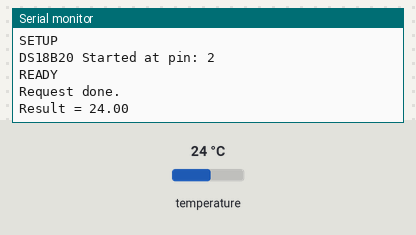
Recording of a sketch running on a simulated Arduino Uno, built with avr-gcc and run on an emulated ATmega328P. On the bench: the last lines printed to the serial monitor. The test bench sets the inputs (shaded band); at power-on: temperature 24 °C. No radio packets arrive unless stated.

Above: at 1.3 s.
1.4 s: temperature set to 12 °C
At 2.1 s:
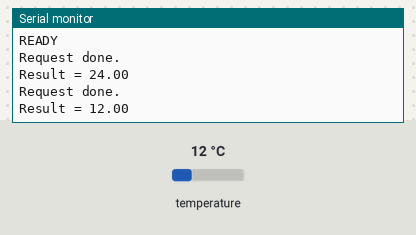
2.9 s: temperature set to 19 °C
At 3.8 s:
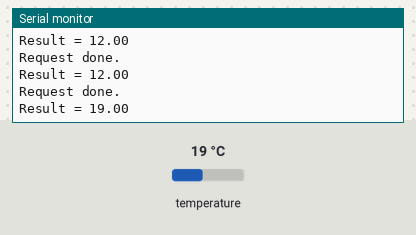
Timing chart, 0 to 5.9 s (numbered marks = the images above; inputs shaded):
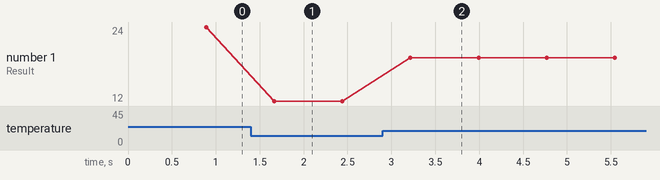

Measured:
- after the input at 1.4 s, the serial monitor: prints a new line after 0.27 s (image 1)
- after the input at 2.9 s, the serial monitor: prints a new line after 0.32 s (image 2)
- plotted number 1: 24 → 12 after the input at 1.4 s, 12 → 19 after the input at 2.9 s

The sketch:

Controller.ino
```cpp
/*
 *    Скетч контроллера уровня 1
 *    Связующее звену между датчиками и контроллером уровня 2
 */

#include <SPI.h>          // библиотека для работы с шиной SPI

// Радиомодуль nRF24L01
#include "nRF24L01.h"
#include "RF24.h"


#define DEBUG
#include "Macros.h"
#include "Sensors.h"
#include "sh_types.h"


// ----------------------------------------------------------------------
// Настройки радиомодуля
RF24 radio(9, 10);  // "создать" модуль на пинах 9 и 10 Для Уно
//RF24 radio(9,53); // для Меги

byte address[][6] = {"1Node", "2Node", "3Node", "4Node", "5Node", "6Node"}; //возможные номера труб


// Набор датчиков
TSensors *sensors[10];


void loadTransiver()
{
  // Радиомодуль
  radio.begin(); //активировать модуль
  radio.setAutoAck(1);         //режим подтверждения приёма, 1 вкл 0 выкл
  radio.setRetries(0, 15);    //(время между попыткой достучаться, число попыток)
  radio.enableAckPayload();    //разрешить отсылку данных в ответ на входящий сигнал
  radio.setPayloadSize(32);     //размер пакета, в байтах

  radio.openWritingPipe(address[0]);   //мы - труба 0, открываем канал для передачи данных
  radio.setChannel(0x60);  //выбираем канал (в котором нет шумов!)

  radio.setPALevel (RF24_PA_MAX); //уровень мощности передатчика. На выбор RF24_PA_MIN, RF24_PA_LOW, RF24_PA_HIGH, RF24_PA_MAX
  radio.setDataRate (RF24_250KBPS); //скорость обмена. На выбор RF24_2MBPS, RF24_1MBPS, RF24_250KBPS
  //должна быть одинакова на приёмнике и передатчике!
  //при самой низкой скорости имеем самую высокую чувствительность и дальность!!

  radio.powerUp(); //начать работу
  radio.stopListening();  //не слушаем радиоэфир, мы передатчик

  #ifdef DEBUG
  radio.printDetails();
  #endif

  MESSAGE("RADIO READY");
  delay(100);
}

void setup()
{
  Serial.begin(9600); //открываем порт для связи с ПК
  MESSAGE("BOOT");
  loadTransiver();
}


// Производим создание/настройку датчиков
bool getSetup()
{
  TThemperatureSensor* ts = new TThemperatureSensor(2);
  sensors[0] = ts;
  ts->create();
  ts->start();

  return true;
}

// Ждем команду
int getCommand()
{
  static bool t = false;

  if (t)
  {
    return DC_SILENCE;
  }
  else
  {
    t = true;
    return DC_CONFIGURE;

  }

  /*switch(debugStatus)
  {
    case DC_SILENCE:
    debugStatus = DC_CONFIGURE;
    break;

    case DC_CONFIGURE:
    debugStatus = DC_SILENCE;
    break;
  }*/

  // Чтение из радиомодуля
  //return debugStatus;
}

/***************************************************************
 * Главная функция
 */
void loop()
{
  static TDeviceStatus deviceStatus = DS_NULL;

  int controllerCommand = getCommand();
  if (controllerCommand != DC_SILENCE)
  {
    MESSAGE("COMMAND: " + String(controllerCommand));
  }

  if ( controllerCommand == DC_CONFIGURE )
  {
    MESSAGE("SETUP");
    if ( getSetup() )
    {
      deviceStatus = DS_READY;  // Для теста
      MESSAGE("READY");
    }
    return;
  }

  if ( deviceStatus != DS_READY )
  {
    MESSAGE("NOT READY");
    delay(100);
    return;
  }

  if ( controllerCommand == DC_SILENCE || controllerCommand == DC_GET_DATA_RIGHT_NOW)
  {

    float t0 = sensors[0]->getData();
    byte t = (byte)t0;
    radio.write(&t0, sizeof(t0)); // Отправляем данные через радиомодуль

  }
  delay(10);
}
```

Sensors.h
```cpp
// Òåðìîäàò÷èê DS18B20
#include <OneWire.h>
#include <DallasTemperature.h>

#ifndef TSENSORS

/*
 * Îáùèé èíòåðôåéñ äëÿ äàò÷èêîâ
 */
class TSensors
{
public:
  //virtual void create() {};
  virtual void start() {};
  virtual float getData() {};
  //int sensorType;

};

// Òåðìîäàò÷èê
class TThemperatureSensor: public TSensors
{
public:
   TThemperatureSensor(int sensorPin);
   void create();
   void start();
   float getData();
   //String getSensorInfo();

private:
  int pin;
  OneWire* oneWire;
  DallasTemperature* dt;
};

TThemperatureSensor::TThemperatureSensor(int sensorPin) : pin(sensorPin)
{
  create();
}

void TThemperatureSensor::create()
{
  // OneWire library
  oneWire = new OneWire(pin);

  // Pass our oneWire reference to Dallas Temperature.
  dt = new DallasTemperature(oneWire);
}

void TThemperatureSensor::start()
{
  MESSAGE("DS18B20 Started at pin: " + String(pin));
  dt->begin(); // Start up the library
}

float TThemperatureSensor::getData()
{
  dt->requestTemperatures(); // Send the command to get temperatures
  MESSAGE("Request done.");

  float result = dt->getTempCByIndex(0);

  MESSAGE("Result = " + String(result));
  return result;
}

/*String TThemperatureSensor::getSensorInfo()
{
  return "DS18B20";
}*/

#endif
```

macros.h
```cpp
#ifdef DEBUG
#define MESSAGE(x) Serial.println(x)
#else
#define MESSAGE(x)
#endif
```

sh_types.h
```cpp
typedef enum {
  DC_SILENCE = 0, // Íåò êîììàíä
  DC_CONFIGURE,   // Êîìàíäà ñêîíôèãóðèðîâàòü óñòðîéñòâî. Ïðîèçâåñòè çàïèñü íàñòðîåê â EEPROM
  DC_GET_DATA_RIGHT_NOW,
  DC_START,
  DC_STOP,
  DC_REBOOT
} TCommand;

typedef enum {
  DS_NULL = 0, //
  DS_READY
} TDeviceStatus;
```
